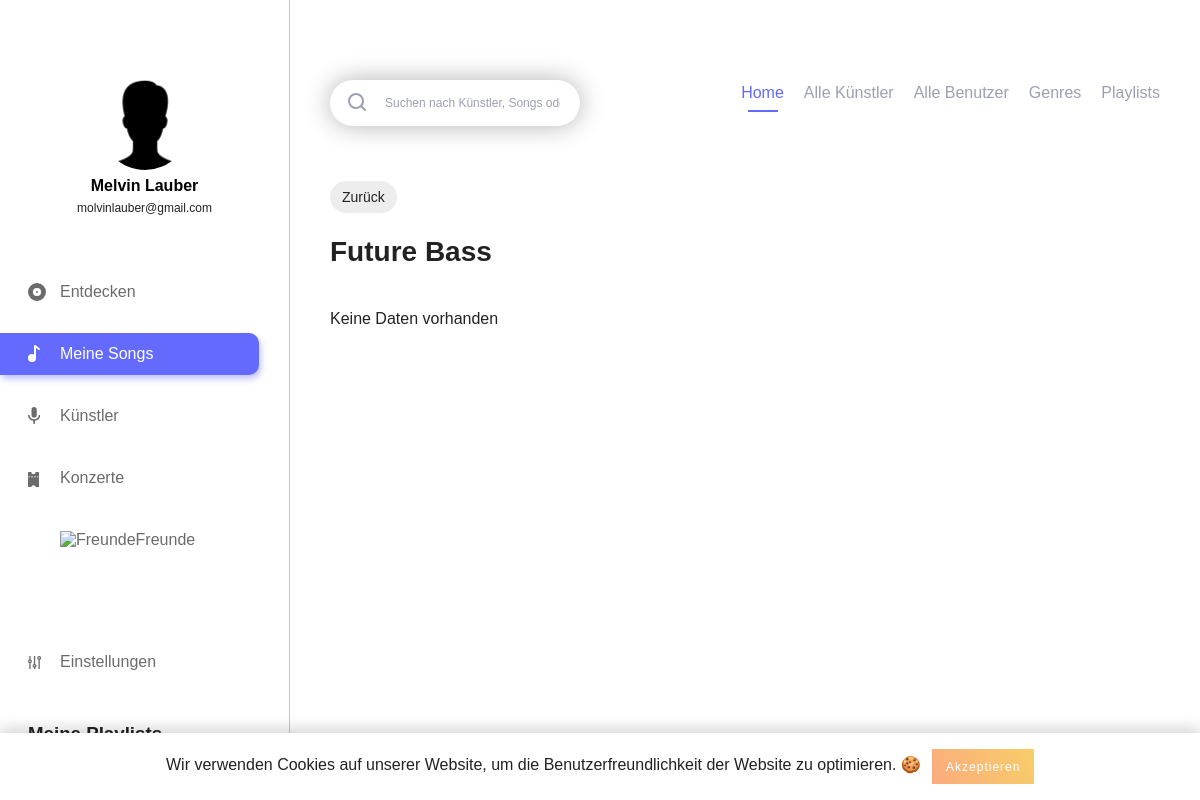
The app's page /genre_detail.php?genre_id=2 (signed in), older data.
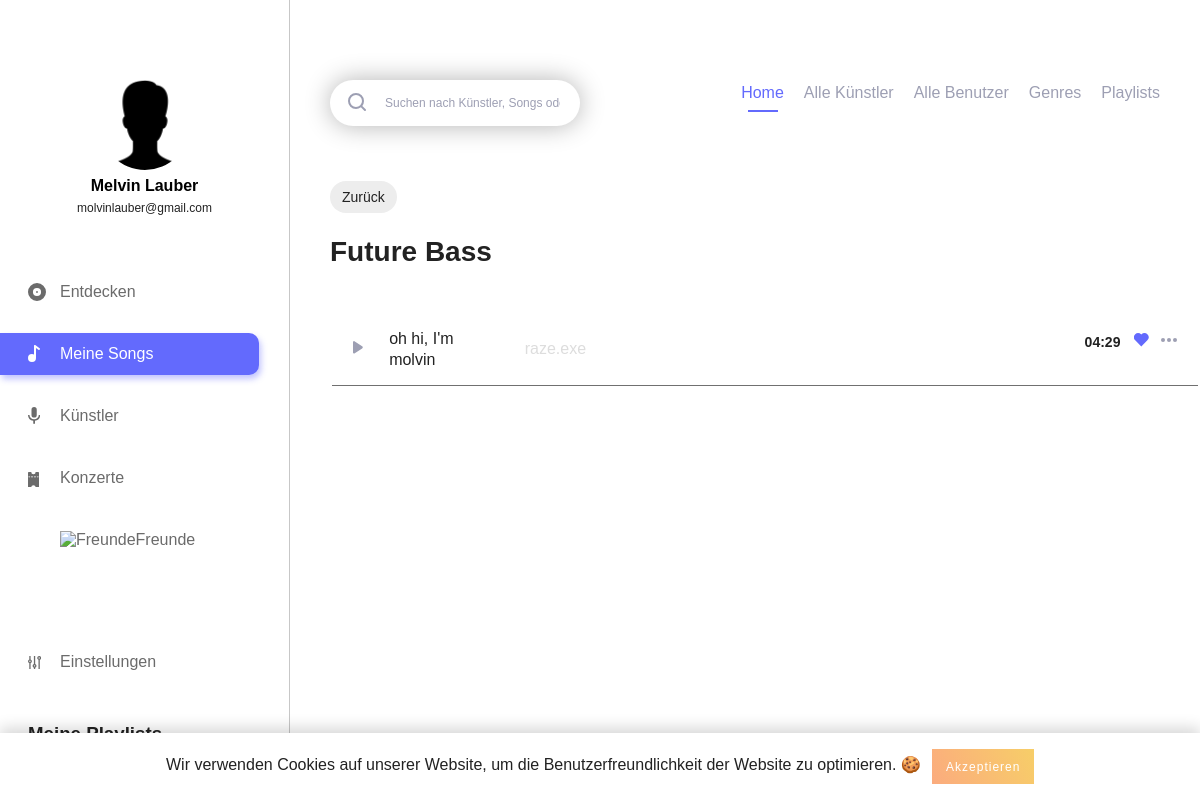
The same page, newer data.
### tables this page shows
CREATE TABLE IF NOT EXISTS `users` (
  `id` int(11) NOT NULL AUTO_INCREMENT,
  `username` varchar(255) NOT NULL,
  `email` varchar(255) NOT NULL,
  `firstname` varchar(255) NOT NULL,
  `lastname` varchar(255) NOT NULL,
  `password_hash` varchar(255) NOT NULL,
  `password_token` varchar(255) NOT NULL,
  `is_artist` int(1) NOT NULL,
  `has_darkmode` tinyint(1) NOT NULL,
  `insta` text,
  `facebook` text,
  PRIMARY KEY (`id`),
  UNIQUE KEY `username` (`username`),
  UNIQUE KEY `email` (`email`)
);

CREATE TABLE IF NOT EXISTS `song` (
  `song_id` int(11) NOT NULL AUTO_INCREMENT,
  `artist_id_link` int(11) NOT NULL,
  `song_name` varchar(255) NOT NULL,
  `album_id_link` int(11) NOT NULL,
  `length` varchar(255) NOT NULL,
  `genre_id` int(11) NOT NULL,
  `plays` int(100) DEFAULT '0',
  PRIMARY KEY (`song_id`),
  KEY `song_fk0` (`artist_id_link`),
  KEY `song_fk2` (`genre_id`),
  KEY `song_fk1` (`album_id_link`)
);

CREATE TABLE IF NOT EXISTS `artist` (
  `artist_id` int(11) NOT NULL AUTO_INCREMENT,
  `user_id` int(11) NOT NULL,
  `artist_firstname` varchar(255) NOT NULL,
  `artist_lastname` varchar(255) NOT NULL,
  `biography` text NOT NULL,
  `insta` text,
  `facebook` text,
  PRIMARY KEY (`artist_id`),
  KEY `artist_fk0` (`user_id`)
);

### includes/start.php (called while the page is built, shortened)
<?php
include 'db.php';
if (isset($_SESSION['user']['id']) && !empty($_SESSION['user']['id'])) {
	$statement = $pdo->prepare("SELECT * FROM `users` WHERE `id` = :id");
	$result = $statement->execute(array('id' => $_SESSION['user']['id']));
}
if (isset($_SESSION['user']['has_darkmode']) && $_SESSION['user']['has_darkmode'] == 1) {
	$body_class = 'dark';
}
else {
	$body_class = '';
}
?>

### genre_detail.php (the view, shortened to what the changed rows need)
<?php
include 'includes/start.php';
if (isset($_GET['genre_id']) && $_GET['genre_id'] != 0) {
	$genre_id = $_GET['genre_id'];
}
$genre_song_query = "SELECT * FROM `song` songs
					INNER JOIN `artist` artists ON artists.artist_id = songs.artist_id_link
					INNER JOIN `album` album ON album.album_id = songs.album_id_link
					WHERE `genre_id` = ".$genre_id;
?>
<!DOCTYPE html>
<html lang="de">
	<head>
		<?php include 'includes/meta_data.php'; ?>
	</head>
	<body class="<?php echo $body_class; ?>">
		<?php include 'includes/navigation_left.php'; ?>
		<div class="main_content_wrapper">
			<div class="main_content_inner">
				<?php include 'includes/search_navi.php'; ?>
				<a class="back_link" href="javascript:history.back()"><?php echo BACK; ?></a>
				<h3 class="short_title"><?php echo $config['genres'][$genre_id]; ?></h3>
				<table class="saved_songs_list">
					<tbody>
						<?php
						$no_data = TRUE;
						foreach ($pdo->query($genre_song_query) as $genre_songs_data) {
							if (!empty($genre_songs_data)) {
								$statement_song = $pdo->prepare("SELECT `song_id` FROM `saved_songs` WHERE `song_id` = :song_id");
								$statement_song->bindParam(':song_id', $genre_songs_data['song_id']);
								$statement_song->execute();
								if ($statement_song->rowCount() > 0) {
									$like_class = 'liked';
								}
								else {
									$like_class = '';
								}
								?>
								<tr>
									<td class="play"><span class="play_song_wrapper play_song_class" data-cover=<?php echo $genre_songs_data['path_to_image']; ?> data-artist_id=<?php echo $genre_songs_data['artist_id_link']; ?> data-album_id=<?php echo $genre_songs_data['album_id_link']; ?> data-song=<?php echo $genre_songs_data['song_id']; ?> data-song_name="<?php echo htmlspecialchars($genre_songs_data['song_name']);?>" data-artist_name="<?php echo htmlspecialchars($genre_songs_data['artist_firstname']).' '.htmlspecialchars($genre_songs_data['artist_lastname']); ?>">
									 </span></td>
									<td class="song_name"><?php echo htmlspecialchars($genre_songs_data['song_name']); ?></td>
									<td class="artist_name"><a href="artist_detail.php?artist_id=<?php echo $genre_songs_data['artist_id']; ?>"><?php echo htmlspecialchars($genre_songs_data['artist_firstname']).' '.htmlspecialchars($genre_songs_data['artist_lastname']); ?></a></td>
									<td class="actions"><span class="like_wrapper like_song like <?php echo $like_class; ?>" data-song=<?php echo $genre_songs_data['song_id']; ?>></span></td>
									<td class="length"><?php echo $genre_songs_data['length']; ?></td>
								</tr>
						<?php
							}
							$no_data = FALSE;
						} ?>
					</tbody>
				</table>
				<?php
					if ($no_data == TRUE) {
						echo NO_DATA;
					}
				?>
			</div>
		</div>
	</body>

### includes/navigation_left.php (shortened to what the changed rows need)
<?php
$query = "SELECT * FROM `users` WHERE `id` = ".$_SESSION['user']['id'];
?>
<div class="navigation_left">
	<div class="navigation_wrapper">
		<div class="profile">
			<?php if (file_exists('img/profiles/user_'.$_SESSION['user']['id'].'.jpg')) { ?>
			<div class="profile_picture" style="background-image: url('img/profiles/user_<?php echo $_SESSION['user']['id']; ?>.jpg');background-position: center; background-size: 140%;" alt="user_image"></div>
			<?php } else { ?>
			<div class="profile_picture" style="background-image: url('img/profiles/no_user_image.png');background-position: center; background-size: 140%;" alt="user_image"></div>
			<?php } ?>
			<h3 class="profile_name">
				<?php foreach ($pdo->query($query) as $user_data) {
					echo htmlspecialchars($user_data['firstname']).' '.htmlspecialchars($user_data['lastname']);
				} ?>
			</h3>
			<p class="profile_mail">
				<?php foreach ($pdo->query($query) as $user_data) {
					echo htmlspecialchars($user_data['email']);
				} ?>
			</p>
		</div>
	</div>
</div>

Row changes from the older to the newer data that the page shows:
added song: song_name "oh hi, I'm molvin", artist_id_link.artist_firstname "raze.exe", length "04:29"
Text that changed along with them:
NO_DATA: "Keine Daten vorhanden" → (not shown)
